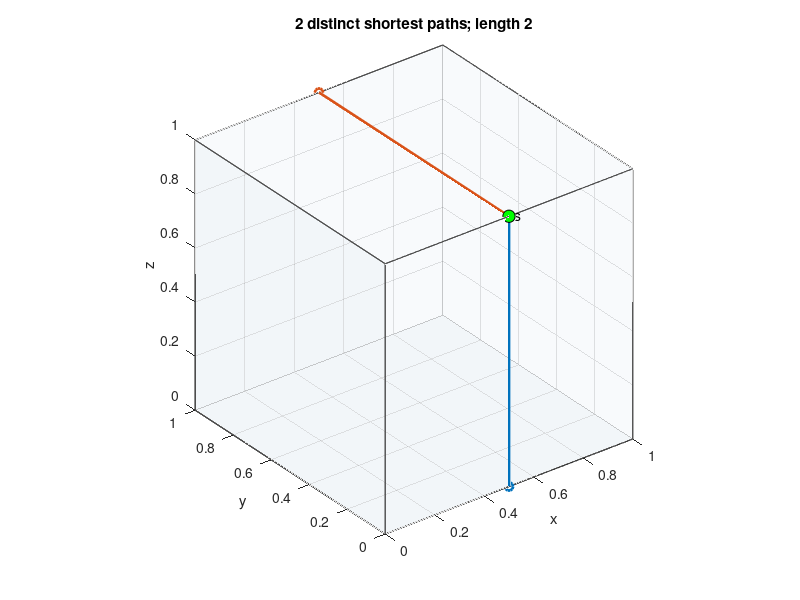

Reproduce this figure in MATLAB.
function [paths, distance, info] = cubeShortestPaths(p, doPlot, tol)
% [paths,d,info] = cubeShortestPaths([x y z],doPlot,tol)


if nargin >= 1 && (ischar(p) || isa(p,'string'))
    if strcmpi(p,'test'), selftest(); paths={}; distance=[]; info=[]; return; end
    error('Text input must be ''test''.');
end
if nargin < 1 || isempty(p), p=[0.5 1 0]; end
if nargin < 2 || isempty(doPlot), doPlot=true; end
if nargin < 3 || isempty(tol), tol=1e-10; end
validateattributes(tol,{'numeric'},{'real','finite','scalar','positive','<',1e-3});
validateattributes(p,{'numeric'},{'real','finite','vector','numel',3});
p=double(p(:).'); s=[0.5 0 1];
if any(p < -tol | p > 1+tol) || ~any(abs(p)<tol | abs(p-1)<tol)
    error('p must lie on the surface of [0,1]^3.');
end
p(abs(p)<tol)=0; p(abs(p-1)<tol)=1;

V=[0 0 0;1 0 0;1 1 0;0 1 0;0 0 1;1 0 1;1 1 1;0 1 1];
F=[1 2 3 4;5 6 7 8;1 2 6 5;4 3 7 8;1 4 8 5;2 3 7 6];
adj=false(6); for a=1:6, for b=1:6
    adj(a,b)=numel(intersect(F(a,:),F(b,:)))==2;
end, end
sf=incident(s); pf=incident(p); sequences={};
for a=sf, visit(a); end
candidates={}; lens=[]; labels={};
for k=1:numel(sequences)
    seq=sequences{k}; n=numel(seq); maps=cell(1,n);
    M=nan(8,2); M(F(seq(1),:),:)=[0 0;1 0;1 1;0 1]; maps{1}=M;
    for j=2:n
        old=F(seq(j-1),:); new=F(seq(j),:); h=intersect(old,new);
        A=maps{j-1}(h(1),:); B=maps{j-1}(h(2),:); e=B-A;
        out=[-e(2) e(1)]; c=mean(maps{j-1}(old,:),1);
        if dot(out,c-A)>0, out=-out; end
        M=nan(8,2); M(h,:)=[A;B];
        for v=setdiff(new,h)
            along=dot(V(v,:)-V(h(1),:),V(h(2),:)-V(h(1),:));
            M(v,:)=A+along*e+out;
        end
        maps{j}=M;
    end
    S=project(s,seq(1),maps{1}); P=project(p,seq(n),maps{n}); D=P-S;
    ts=zeros(1,n+1); ts(end)=1; valid=true;
    for j=1:n-1
        h=intersect(F(seq(j),:),F(seq(j+1),:));
        [lo,hi,ok]=hingeInterval(S,D,maps{j}(h(1),:),maps{j}(h(2),:),tol);
        ts(j+1)=max(ts(j),lo);
        if ~ok || ts(j+1)>hi+tol, valid=false; break; end
        ts(j+1)=min(1,max(0,ts(j+1)));
    end
    if ~valid, continue; end
   
    Q=zeros(n+1,3);
    for j=1:n
        f=F(seq(j),:); m=maps{j}(f,:);
        for t=ts(j:j+1)
            q=S+t*D;
            if any(q<min(m,[],1)-tol | q>max(m,[],1)+tol), valid=false; end
        end
        Q(j,:)=unproject(S+ts(j)*D,seq(j),maps{j});
    end
    if ~valid, continue; end
    Q(abs(Q)<tol)=0; Q(abs(Q-1)<tol)=1;
    Q(end,:)=p; Q(1,:)=s; Q=simplify(Q,tol);
    candidates{end+1}=Q; lens(end+1)=norm(D); labels{end+1}=seq; %#ok<AGROW>
end
if isempty(lens), error('No valid development found.'); end
distance=min(lens); paths={}; faceSequences={};
for k=find(abs(lens-distance)<=tol)
    Q=candidates{k}; duplicate=false;
    for j=1:numel(paths)
        if isequal(size(Q),size(paths{j})) && max(abs(Q(:)-reshape(paths{j},[],1)))<=10*tol
            duplicate=true; break;
        end
    end
    if ~duplicate, paths{end+1}=Q; faceSequences{end+1}=labels{k}; end %#ok<AGROW>
end
info=struct('source',s,'destination',p,'tolerance',tol, ...
    'faceNames',{{'z=0','z=1','y=0','y=1','x=0','x=1'}}, ...
    'faceSequences',{faceSequences},'sequencesExamined',numel(sequences), ...
    'validDevelopments',numel(lens),'pathLengths',cellfun(@curveLength,paths));
if doPlot
    figure('Color','w'); patch('Vertices',V,'Faces',F,'FaceColor',[.8 .85 .9], ...
        'FaceAlpha',.13,'EdgeColor',[.3 .3 .3]); hold on;
    colors=lines(numel(paths));
    for j=1:numel(paths)
        Q=paths{j}; plot3(Q(:,1),Q(:,2),Q(:,3),'-o','LineWidth',2,'Color',colors(j,:));
    end
    plot3(s(1),s(2),s(3),'ko','MarkerFaceColor','g','MarkerSize',9);
    plot3(p(1),p(2),p(3),'ks','MarkerFaceColor','r','MarkerSize',9);
    text(s(1),s(2),s(3),'  s'); text(p(1),p(2),p(3),'  p');
    axis equal; axis([0 1 0 1 0 1]); grid on; view(3);
    xlabel('x'); ylabel('y'); zlabel('z');
    title(sprintf('%d distinct shortest paths; length %.12g',numel(paths),distance));
    rotate3d on;
end
    function fs=incident(q)
        fs=find([q(3)==0,q(3)==1,q(2)==0,q(2)==1,q(1)==0,q(1)==1]);
    end
    function visit(seq)
        if any(seq(end)==pf), sequences{end+1}=seq; end
     
        for b=find(adj(seq(end),:))
            if ~any(seq==b), visit([seq b]); end
        end
    end
    function q=project(x,f,M)
        ids=F(f,:); o=V(ids(1),:); u=V(ids(2),:)-o; v=V(ids(4),:)-o;
        q=M(ids(1),:)+dot(x-o,u)*(M(ids(2),:)-M(ids(1),:)) ...
            +dot(x-o,v)*(M(ids(4),:)-M(ids(1),:));
    end
    function x=unproject(q,f,M)
        ids=F(f,:); o=M(ids(1),:); u=M(ids(2),:)-o; v=M(ids(4),:)-o;
        x=V(ids(1),:)+dot(q-o,u)*(V(ids(2),:)-V(ids(1),:)) ...
            +dot(q-o,v)*(V(ids(4),:)-V(ids(1),:));
    end
end

function [lo,hi,ok]=hingeInterval(S,D,A,B,tol)
axisAlong=find(abs(B-A)>.5,1); fixed=3-axisAlong;
lo=0; hi=1; ok=true;
if abs(D(fixed))>tol
    t=(A(fixed)-S(fixed))/D(fixed); q=S+t*D;
    ok=t>=-tol && t<=1+tol && q(axisAlong)>=min(A(axisAlong),B(axisAlong))-tol ...
        && q(axisAlong)<=max(A(axisAlong),B(axisAlong))+tol;
    lo=max(0,min(1,t)); hi=lo;
else
    if abs(S(fixed)-A(fixed))>tol, ok=false; return; end
    if abs(D(axisAlong))<=tol
        ok=S(axisAlong)>=min(A(axisAlong),B(axisAlong))-tol ...
            && S(axisAlong)<=max(A(axisAlong),B(axisAlong))+tol;
    else
        t=sort(([A(axisAlong) B(axisAlong)]-S(axisAlong))/D(axisAlong));
        lo=max(0,t(1)); hi=min(1,t(2)); ok=lo<=hi+tol;
    end
end
end

function Q=simplify(Q,tol)
j=2;
while j<=size(Q,1)
    if norm(Q(j,:)-Q(j-1,:))<=tol, Q(j,:)=[]; else, j=j+1; end
end
j=2;
while j<size(Q,1)
    a=Q(j,:)-Q(j-1,:); b=Q(j+1,:)-Q(j,:);
    if norm(cross(a,b))<=tol*(norm(a)+norm(b)) && dot(a,b)>=0
        Q(j,:)=[];
    else, j=j+1; end
end
end

function d=curveLength(Q)
d=sum(sqrt(sum(diff(Q,1,1).^2,2)));
end

function selftest()
cases={ [0.5 0 1],0,1; [0 0 1],.5,1; [0.5 0 0],1,1; ...
    [0.5 1 1],1,1; [0.5 1 0],2,2; [0 1 0],sqrt(3.25),2; ...
    [1 1 0],sqrt(3.25),2; [0.2 0 0.7],sqrt(.18),1; ...
    [1/3 1 0],sqrt(145)/6,4; [2/3 1 0],sqrt(145)/6,4};
for k=1:size(cases,1)
    p=cases{k,1}; [P,d,I]=cubeShortestPaths(p,false);
    assert(abs(d-cases{k,2})<1e-9,'Distance regression failed.');
    assert(numel(P)==cases{k,3},'Multiplicity regression failed.');
    assert(all(abs(I.pathLengths-d)<1e-9),'Polyline length failed.');
    fprintf('p=[%g %g %g]: length=%.12g, paths=%d\n',p,d,numel(P));
end

for x=[1/3-1e-6,1/3+1e-6]
    P=cubeShortestPaths([x 1 0],false); assert(numel(P)==2);
end
fprintf('All regression tests passed.\n');
end
